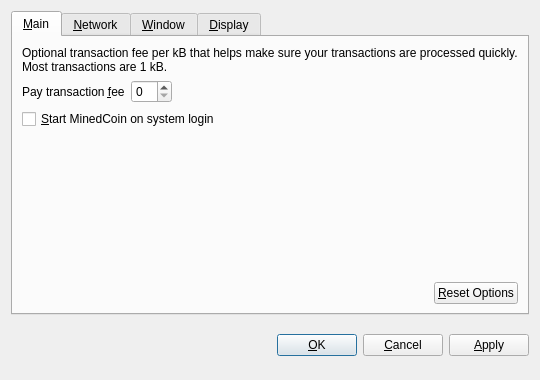
<?xml version="1.0" encoding="UTF-8"?>
<ui version="4.0">
 <class>OptionsDialog</class>
 <widget class="QDialog" name="OptionsDialog">
  <property name="geometry">
   <rect>
    <x>0</x>
    <y>0</y>
    <width>540</width>
    <height>380</height>
   </rect>
  </property>
  <property name="windowTitle">
   <string>Options</string>
  </property>
  <property name="modal">
   <bool>true</bool>
  </property>
  <layout class="QVBoxLayout" name="verticalLayout">
   <item>
    <widget class="QTabWidget" name="tabWidget">
     <property name="tabPosition">
      <enum>QTabWidget::North</enum>
     </property>
     <property name="currentIndex">
      <number>0</number>
     </property>
     <widget class="QWidget" name="tabMain">
      <attribute name="title">
       <string>&amp;Main</string>
      </attribute>
      <layout class="QVBoxLayout" name="verticalLayout_Main">
       <item>
        <widget class="QLabel" name="transactionFeeInfoLabel">
         <property name="text">
          <string>Optional transaction fee per kB that helps make sure your transactions are processed quickly. Most transactions are 1 kB.</string>
         </property>
         <property name="textFormat">
          <enum>Qt::PlainText</enum>
         </property>
         <property name="wordWrap">
          <bool>true</bool>
         </property>
        </widget>
       </item>
       <item>
        <layout class="QHBoxLayout" name="horizontalLayout_1_Main">
         <item>
          <widget class="QLabel" name="transactionFeeLabel">
           <property name="text">
            <string>Pay transaction &amp;fee</string>
           </property>
           <property name="textFormat">
            <enum>Qt::PlainText</enum>
           </property>
           <property name="buddy">
            <cstring>transactionFee</cstring>
           </property>
          </widget>
         </item>
         <item>
          <widget class="BitcoinAmountField" name="transactionFee"/>
         </item>
         <item>
          <spacer name="horizontalSpacer_1_Main">
           <property name="orientation">
            <enum>Qt::Horizontal</enum>
           </property>
           <property name="sizeHint" stdset="0">
            <size>
             <width>40</width>
             <height>20</height>
            </size>
           </property>
          </spacer>
         </item>
        </layout>
       </item>
       <item>
        <widget class="QCheckBox" name="bitcoinAtStartup">
         <property name="toolTip">
          <string>Automatically start MinedCoin after logging in to the system.</string>
         </property>
         <property name="text">
          <string>&amp;Start MinedCoin on system login</string>
         </property>
        </widget>
       </item>
       <item>
        <spacer name="verticalSpacer_Main">
         <property name="orientation">
          <enum>Qt::Vertical</enum>
         </property>
         <property name="sizeHint" stdset="0">
          <size>
           <width>20</width>
           <height>40</height>
          </size>
         </property>
        </spacer>
       </item>
       <item>
        <layout class="QHBoxLayout" name="horizontalLayout_2_Main">
         <item>
          <spacer name="horizontalSpacer_2_Main">
           <property name="orientation">
            <enum>Qt::Horizontal</enum>
           </property>
           <property name="sizeHint" stdset="0">
            <size>
             <width>40</width>
             <height>20</height>
            </size>
           </property>
          </spacer>
         </item>
         <item>
          <widget class="QPushButton" name="resetButton">
           <property name="toolTip">
            <string>Reset all client options to default.</string>
           </property>
           <property name="text">
            <string>&amp;Reset Options</string>
           </property>
           <property name="autoDefault">
            <bool>false</bool>
           </property>
          </widget>
         </item>
        </layout>
       </item>
      </layout>
     </widget>
     <widget class="QWidget" name="tabNetwork">
      <attribute name="title">
       <string>&amp;Network</string>
      </attribute>
      <layout class="QVBoxLayout" name="verticalLayout_Network">
       <item>
        <widget class="QCheckBox" name="mapPortUpnp">
         <property name="toolTip">
          <string>Automatically open the MinedCoin client port on the router. This only works when your router supports UPnP and it is enabled.</string>
         </property>
         <property name="text">
          <string>Map port using &amp;UPnP</string>
         </property>
        </widget>
       </item>
       <item>
        <widget class="QCheckBox" name="connectSocks">
         <property name="toolTip">
          <string>Connect to the MinedCoin network through a SOCKS proxy (e.g. when connecting through Tor).</string>
         </property>
         <property name="text">
          <string>&amp;Connect through SOCKS proxy:</string>
         </property>
        </widget>
       </item>
       <item>
        <layout class="QHBoxLayout" name="horizontalLayout_Network">
         <item>
          <widget class="QLabel" name="proxyIpLabel">
           <property name="text">
            <string>Proxy &amp;IP:</string>
           </property>
           <property name="textFormat">
            <enum>Qt::PlainText</enum>
           </property>
           <property name="buddy">
            <cstring>proxyIp</cstring>
           </property>
          </widget>
         </item>
         <item>
          <widget class="QValidatedLineEdit" name="proxyIp">
           <property name="maximumSize">
            <size>
             <width>140</width>
             <height>16777215</height>
            </size>
           </property>
           <property name="toolTip">
            <string>IP address of the proxy (e.g. 127.0.0.1)</string>
           </property>
          </widget>
         </item>
         <item>
          <widget class="QLabel" name="proxyPortLabel">
           <property name="text">
            <string>&amp;Port:</string>
           </property>
           <property name="textFormat">
            <enum>Qt::PlainText</enum>
           </property>
           <property name="buddy">
            <cstring>proxyPort</cstring>
           </property>
          </widget>
         </item>
         <item>
          <widget class="QLineEdit" name="proxyPort">
           <property name="maximumSize">
            <size>
             <width>55</width>
             <height>16777215</height>
            </size>
           </property>
           <property name="toolTip">
            <string>Port of the proxy (e.g. 9050)</string>
           </property>
          </widget>
         </item>
         <item>
          <widget class="QLabel" name="socksVersionLabel">
           <property name="text">
            <string>SOCKS &amp;Version:</string>
           </property>
           <property name="textFormat">
            <enum>Qt::PlainText</enum>
           </property>
           <property name="buddy">
            <cstring>socksVersion</cstring>
           </property>
          </widget>
         </item>
         <item>
          <widget class="QValueComboBox" name="socksVersion">
           <property name="toolTip">
            <string>SOCKS version of the proxy (e.g. 5)</string>
           </property>
          </widget>
         </item>
         <item>
          <spacer name="horizontalSpacer_Network">
           <property name="orientation">
            <enum>Qt::Horizontal</enum>
           </property>
           <property name="sizeHint" stdset="0">
            <size>
             <width>40</width>
             <height>20</height>
            </size>
           </property>
          </spacer>
         </item>
        </layout>
       </item>
       <item>
        <spacer name="verticalSpacer_Network">
         <property name="orientation">
          <enum>Qt::Vertical</enum>
         </property>
         <property name="sizeHint" stdset="0">
          <size>
           <width>20</width>
           <height>40</height>
          </size>
         </property>
        </spacer>
       </item>
      </layout>
     </widget>
     <widget class="QWidget" name="tabWindow">
      <attribute name="title">
       <string>&amp;Window</string>
      </attribute>
      <layout class="QVBoxLayout" name="verticalLayout_Window">
       <item>
        <widget class="QCheckBox" name="minimizeToTray">
         <property name="toolTip">
          <string>Show only a tray icon after minimizing the window.</string>
         </property>
         <property name="text">
          <string>&amp;Minimize to the tray instead of the taskbar</string>
         </property>
        </widget>
       </item>
       <item>
        <widget class="QCheckBox" name="minimizeOnClose">
         <property name="toolTip">
          <string>Minimize instead of exit the application when the window is closed. When this option is enabled, the application will be closed only after selecting Quit in the menu.</string>
         </property>
         <property name="text">
          <string>M&amp;inimize on close</string>
         </property>
        </widget>
       </item>
       <item>
        <spacer name="verticalSpacer_Window">
         <property name="orientation">
          <enum>Qt::Vertical</enum>
         </property>
         <property name="sizeHint" stdset="0">
          <size>
           <width>20</width>
           <height>40</height>
          </size>
         </property>
        </spacer>
       </item>
      </layout>
     </widget>
     <widget class="QWidget" name="tabDisplay">
      <attribute name="title">
       <string>&amp;Display</string>
      </attribute>
      <layout class="QVBoxLayout" name="verticalLayout_Display">
       <item>
        <layout class="QHBoxLayout" name="horizontalLayout_1_Display">
         <item>
          <widget class="QLabel" name="langLabel">
           <property name="text">
            <string>User Interface &amp;language:</string>
           </property>
           <property name="textFormat">
            <enum>Qt::PlainText</enum>
           </property>
           <property name="buddy">
            <cstring>lang</cstring>
           </property>
          </widget>
         </item>
         <item>
          <widget class="QValueComboBox" name="lang">
           <property name="toolTip">
            <string>The user interface language can be set here. This setting will take effect after restarting MinedCoin.</string>
           </property>
          </widget>
         </item>
        </layout>
       </item>
       <item>
        <layout class="QHBoxLayout" name="horizontalLayout_2_Display">
         <item>
          <widget class="QLabel" name="unitLabel">
           <property name="text">
            <string>&amp;Unit to show amounts in:</string>
           </property>
           <property name="textFormat">
            <enum>Qt::PlainText</enum>
           </property>
           <property name="buddy">
            <cstring>unit</cstring>
           </property>
          </widget>
         </item>
         <item>
          <widget class="QValueComboBox" name="unit">
           <property name="toolTip">
            <string>Choose the default subdivision unit to show in the interface and when sending coins.</string>
           </property>
          </widget>
         </item>
        </layout>
       </item>
       <item>
        <widget class="QCheckBox" name="displayAddresses">
         <property name="toolTip">
          <string>Whether to show MinedCoin addresses in the transaction list or not.</string>
         </property>
         <property name="text">
          <string>&amp;Display addresses in transaction list</string>
         </property>
        </widget>
       </item>
       <item>
        <widget class="QCheckBox" name="coinControlFeatures">
         <property name="toolTip">
          <string>Whether to show coin control features or not.</string>
         </property>
         <property name="text">
          <string>Display coin &amp;control features (experts only!)</string>
         </property>
        </widget>
       </item>
       <item>
        <spacer name="verticalSpacer_Display">
         <property name="orientation">
          <enum>Qt::Vertical</enum>
         </property>
         <property name="sizeHint" stdset="0">
          <size>
           <width>20</width>
           <height>40</height>
          </size>
         </property>
        </spacer>
       </item>
      </layout>
     </widget>
    </widget>
   </item>
   <item>
    <layout class="QHBoxLayout" name="horizontalLayout_Buttons">
     <item>
      <spacer name="horizontalSpacer_1">
       <property name="orientation">
        <enum>Qt::Horizontal</enum>
       </property>
       <property name="sizeHint" stdset="0">
        <size>
         <width>40</width>
         <height>48</height>
        </size>
       </property>
      </spacer>
     </item>
     <item>
      <widget class="QLabel" name="statusLabel">
       <property name="font">
        <font>
         <weight>75</weight>
         <bold>true</bold>
        </font>
       </property>
       <property name="text">
        <string/>
       </property>
       <property name="textFormat">
        <enum>Qt::PlainText</enum>
       </property>
       <property name="wordWrap">
        <bool>true</bool>
       </property>
      </widget>
     </item>
     <item>
      <spacer name="horizontalSpacer_2">
       <property name="orientation">
        <enum>Qt::Horizontal</enum>
       </property>
       <property name="sizeHint" stdset="0">
        <size>
         <width>40</width>
         <height>48</height>
        </size>
       </property>
      </spacer>
     </item>
     <item>
      <widget class="QPushButton" name="okButton">
       <property name="text">
        <string>&amp;OK</string>
       </property>
      </widget>
     </item>
     <item>
      <widget class="QPushButton" name="cancelButton">
       <property name="text">
        <string>&amp;Cancel</string>
       </property>
       <property name="autoDefault">
        <bool>false</bool>
       </property>
      </widget>
     </item>
     <item>
      <widget class="QPushButton" name="applyButton">
       <property name="text">
        <string>&amp;Apply</string>
       </property>
       <property name="autoDefault">
        <bool>false</bool>
       </property>
      </widget>
     </item>
    </layout>
   </item>
  </layout>
 </widget>
 <customwidgets>
  <customwidget>
   <class>BitcoinAmountField</class>
   <extends>QSpinBox</extends>
   <header>bitcoinamountfield.h</header>
  </customwidget>
  <customwidget>
   <class>QValueComboBox</class>
   <extends>QComboBox</extends>
   <header>qvaluecombobox.h</header>
  </customwidget>
  <customwidget>
   <class>QValidatedLineEdit</class>
   <extends>QLineEdit</extends>
   <header>qvalidatedlineedit.h</header>
  </customwidget>
 </customwidgets>
 <resources/>
 <connections/>
</ui>
